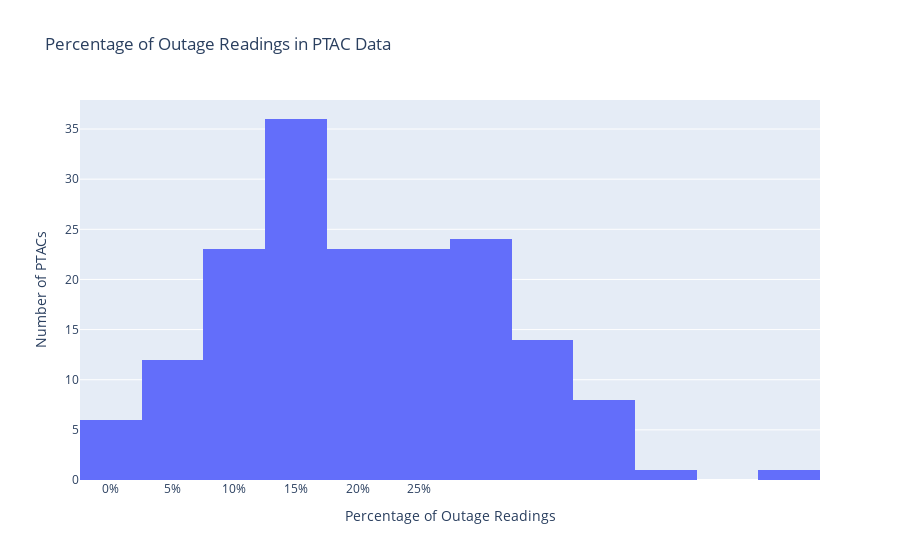

Source (notebook cell):
### Code cell
pct_anom_hist = go.Figure([go.Histogram(x=stats.percent_anomalous)])

pct_anom_hist.update_layout(title_text='Percentage of Outage Readings in PTAC Data')
pct_anom_hist.update_xaxes(title_text='Percentage of Outage Readings', 
                           tickvals=[0, .05, .1, .15, .2, .25],
                            ticktext=['0%', '5%', '10%', '15%', '20%', '25%'])
pct_anom_hist.update_yaxes(title_text='Number of PTACs')

### Figure 1 — Plotly figure (JSON) as saved in the notebook; plotly's stock layout.template omitted (floating-point values rounded to 4 significant figures; data arrays with more than 128 entries replaced by an {"elided": "..."} marker saying what was removed)
{"data": [{"type": "histogram", "x": {"elided": "171 float values"}}], "layout": {"title": {"text": "Percentage of Outage Readings in PTAC Data"}, "xaxis": {"ticktext": ["0%", "5%", "10%", "15%", "20%", "25%"], "tickvals": [0, 0.05, 0.1, 0.15, 0.2, 0.25], "title": {"text": "Percentage of Outage Readings"}}, "yaxis": {"title": {"text": "Number of PTACs"}}}}
